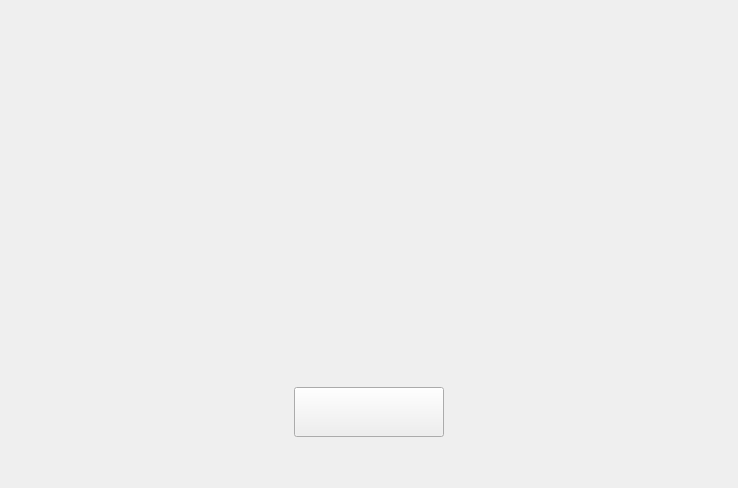
<?xml version="1.0" encoding="UTF-8"?>
<ui version="4.0">
 <class>Widget</class>
 <widget class="QWidget" name="Widget">
  <property name="geometry">
   <rect>
    <x>0</x>
    <y>0</y>
    <width>738</width>
    <height>488</height>
   </rect>
  </property>
  <property name="font">
   <font>
    <family>Arial</family>
    <pointsize>14</pointsize>
    <weight>75</weight>
    <bold>true</bold>
   </font>
  </property>
  <property name="windowTitle">
   <string>Widget</string>
  </property>
  <layout class="QGridLayout" name="gridLayout">
   <item row="0" column="0">
    <layout class="QVBoxLayout" name="verticalLayout">
     <item>
      <layout class="QHBoxLayout" name="horizontalLayout_2">
       <item>
        <spacer name="horizontalSpacer_3">
         <property name="orientation">
          <enum>Qt::Horizontal</enum>
         </property>
         <property name="sizeHint" stdset="0">
          <size>
           <width>40</width>
           <height>20</height>
          </size>
         </property>
        </spacer>
       </item>
       <item>
        <widget class="QLabel" name="label">
         <property name="minimumSize">
          <size>
           <width>330</width>
           <height>330</height>
          </size>
         </property>
         <property name="maximumSize">
          <size>
           <width>330</width>
           <height>330</height>
          </size>
         </property>
         <property name="styleSheet">
          <string notr="true"/>
         </property>
         <property name="text">
          <string/>
         </property>
        </widget>
       </item>
       <item>
        <spacer name="horizontalSpacer_4">
         <property name="orientation">
          <enum>Qt::Horizontal</enum>
         </property>
         <property name="sizeHint" stdset="0">
          <size>
           <width>40</width>
           <height>20</height>
          </size>
         </property>
        </spacer>
       </item>
      </layout>
     </item>
     <item>
      <layout class="QHBoxLayout" name="horizontalLayout">
       <item>
        <spacer name="horizontalSpacer">
         <property name="orientation">
          <enum>Qt::Horizontal</enum>
         </property>
         <property name="sizeHint" stdset="0">
          <size>
           <width>40</width>
           <height>20</height>
          </size>
         </property>
        </spacer>
       </item>
       <item>
        <widget class="QPushButton" name="pushButton">
         <property name="minimumSize">
          <size>
           <width>150</width>
           <height>50</height>
          </size>
         </property>
         <property name="maximumSize">
          <size>
           <width>150</width>
           <height>50</height>
          </size>
         </property>
         <property name="text">
          <string/>
         </property>
        </widget>
       </item>
       <item>
        <spacer name="horizontalSpacer_2">
         <property name="orientation">
          <enum>Qt::Horizontal</enum>
         </property>
         <property name="sizeHint" stdset="0">
          <size>
           <width>40</width>
           <height>20</height>
          </size>
         </property>
        </spacer>
       </item>
      </layout>
     </item>
    </layout>
   </item>
  </layout>
 </widget>
 <layoutdefault spacing="6" margin="11"/>
 <resources/>
 <connections/>
</ui>
